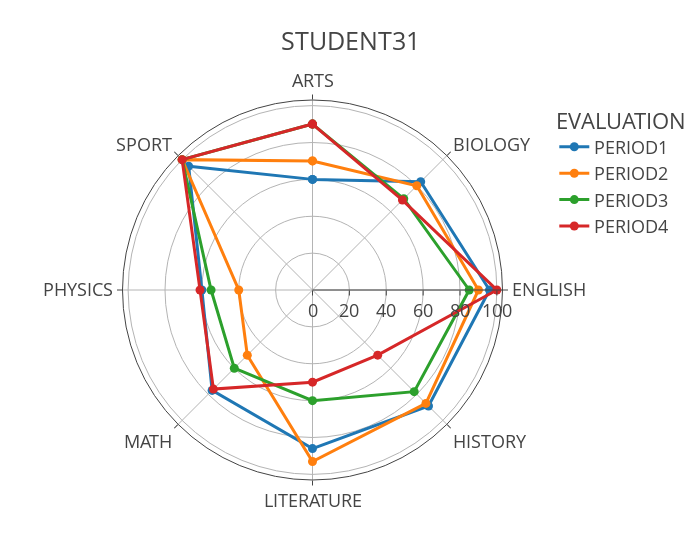

The notebook cell saved with this chart:
### Code cell
fig = px.line_polar(alumno_scores.groupby(['COURSE','EVALUATION']).mean().reset_index(), 
                    r='SCORE', theta='COURSE',color='EVALUATION', 
                    line_close=True,markers=True,template='presentation', width=700,
                    title=nombre)
fig.show()

### Figure 1 — Plotly figure (JSON) as saved in the notebook; plotly's stock layout.template omitted (floating-point values rounded to 4 significant figures)
{"data": [{"hovertemplate": "EVALUATION=PERIOD1<br>SCORE=%{r}<br>COURSE=%{theta}<extra></extra>", "legendgroup": "PERIOD1", "line": {"color": "#1F77B4", "dash": "solid"}, "marker": {"symbol": "circle"}, "mode": "lines+markers", "name": "PERIOD1", "r": [60, 83, 96, 89, 86, 77, 60, 95, 60], "showlegend": true, "subplot": "polar", "theta": ["ARTS", "BIOLOGY", "ENGLISH", "HISTORY", "LITERATURE", "MATH", "PHYSICS", "SPORT", "ARTS"], "type": "scatterpolar"}, {"hovertemplate": "EVALUATION=PERIOD2<br>SCORE=%{r}<br>COURSE=%{theta}<extra></extra>", "legendgroup": "PERIOD2", "line": {"color": "#FF7F0E", "dash": "solid"}, "marker": {"symbol": "circle"}, "mode": "lines+markers", "name": "PERIOD2", "r": [70, 80, 90, 87, 93, 50, 40, 100, 70], "showlegend": true, "subplot": "polar", "theta": ["ARTS", "BIOLOGY", "ENGLISH", "HISTORY", "LITERATURE", "MATH", "PHYSICS", "SPORT", "ARTS"], "type": "scatterpolar"}, {"hovertemplate": "EVALUATION=PERIOD3<br>SCORE=%{r}<br>COURSE=%{theta}<extra></extra>", "legendgroup": "PERIOD3", "line": {"color": "#2CA02C", "dash": "solid"}, "marker": {"symbol": "circle"}, "mode": "lines+markers", "name": "PERIOD3", "r": [90, 70, 85, 78, 60, 60, 55, 100, 90], "showlegend": true, "subplot": "polar", "theta": ["ARTS", "BIOLOGY", "ENGLISH", "HISTORY", "LITERATURE", "MATH", "PHYSICS", "SPORT", "ARTS"], "type": "scatterpolar"}, {"hovertemplate": "EVALUATION=PERIOD4<br>SCORE=%{r}<br>COURSE=%{theta}<extra></extra>", "legendgroup": "PERIOD4", "line": {"color": "#D62728", "dash": "solid"}, "marker": {"symbol": "circle"}, "mode": "lines+markers", "name": "PERIOD4", "r": [90, 69, 100, 50, 50, 76, 61, 100, 90], "showlegend": true, "subplot": "polar", "theta": ["ARTS", "BIOLOGY", "ENGLISH", "HISTORY", "LITERATURE", "MATH", "PHYSICS", "SPORT", "ARTS"], "type": "scatterpolar"}], "layout": {"legend": {"title": {"text": "EVALUATION"}, "tracegroupgap": 0}, "polar": {"angularaxis": {"direction": "clockwise", "rotation": 90}, "domain": {"x": [0, 1], "y": [0, 1]}}, "title": {"text": "STUDENT31"}, "width": 700}}
